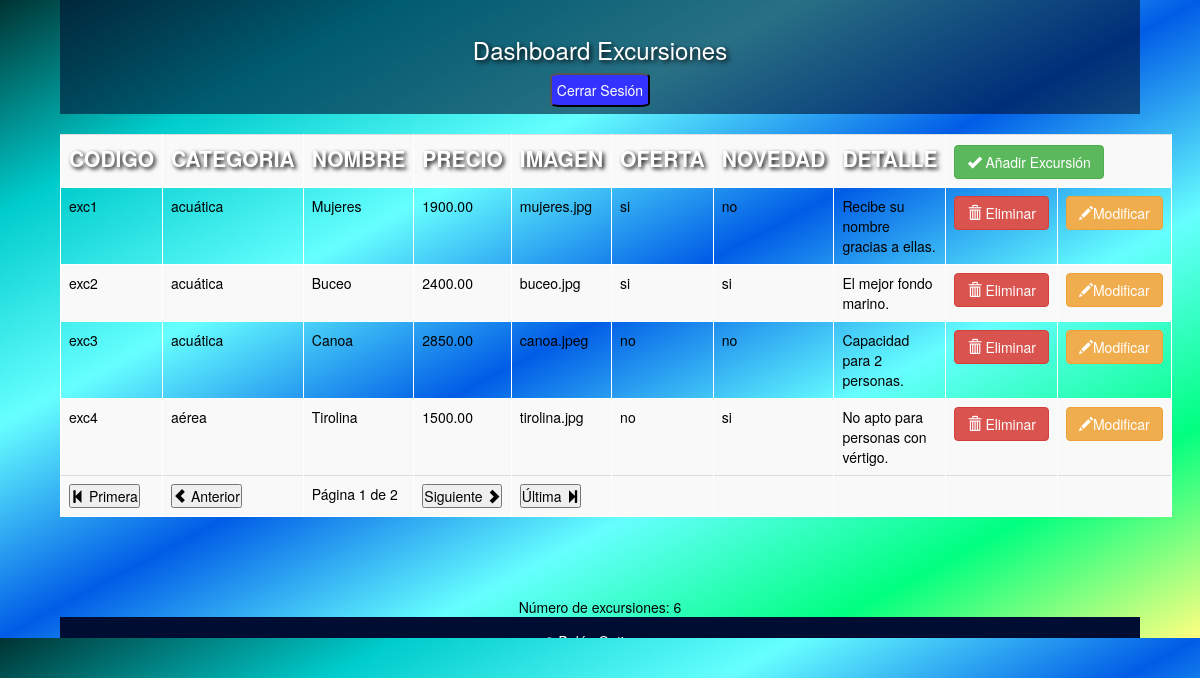
The page /administracion/index.php (signed in) on the database its author committed.
### tables this page shows
CREATE TABLE `excursiones` (
  `codigo` varchar(5) NOT NULL,
  `categoria` varchar(30) NOT NULL,
  `nombre` varchar(60) NOT NULL,
  `precio` decimal(9,2) NOT NULL,
  `imagen` varchar(20) NOT NULL,
  `oferta` varchar(2) NOT NULL,
  `novedad` varchar(2) NOT NULL,
  `detalle` varchar(300) NOT NULL
);

### administracion/index.php (the view, shortened to what this page needs)
<!DOCTYPE html>
<html>
    <head>
        <link href="../css/estilo.css" rel="stylesheet" type="text/css" />
        <link href="../css/bootstrap.min.css" rel="stylesheet">
    </head>
    <body>
        <div id="container">
            <div id="header">
                <h3 class="text-center">Dashboard Excursiones</h3>
                <form action="../index.php" method="post">
                    <input class="volver" type="submit" value="Cerrar Sesión">
                </form>
            </div>
            <div id="content">
                <?php
                include "conexion.php";
                $sentencia = "SELECT codigo, categoria, nombre, precio, imagen, oferta, novedad, detalle FROM excursiones ";
                $excursiones = $conexion->query($sentencia);
                $numExcursiones = $excursiones->rowCount();
                $numPaginas = floor(abs($numExcursiones - 1) / 4) + 1;
                $sentencia = "SELECT codigo, categoria, nombre, precio, imagen, oferta, novedad, detalle FROM excursiones ORDER BY codigo LIMIT " . (($_SESSION['pagina'] - 1) * 4) . ", 4";
                $excursiones = $conexion->query($sentencia);
                ?>
                <table  class="table table-striped">
                    <tr>
                        <th>CODIGO</th>
                        <th>CATEGORIA</th>
                        <th>NOMBRE</th>
                        <th>PRECIO</th>
                        <th>IMAGEN</th>
                        <th>OFERTA</th>
                        <th>NOVEDAD</th>
                        <th>DETALLE</th>
                        <th colspan="2"><form action="nuevaExcursion.php" method="post">
                                <button type="submit" class="btn btn-success">
                                    <span class="glyphicon glyphicon-ok"></span> Añadir Excursión
                                </button>
                            </form></th>
                    </tr>
                    <?php
                    while ($articulo = $excursiones->fetchObject()) {
                        ?>
                        <tr>
                            <td><?= $articulo->codigo ?></td>
                            <td><?= $articulo->categoria ?></td>
                            <td><?= $articulo->nombre ?></td>
                            <td><?= $articulo->precio ?></td>
                            <td><?= $articulo->imagen ?></td>
                            <td><?= $articulo->oferta ?></td>
                            <td><?= $articulo->novedad ?></td>
                            <td><?= $articulo->detalle ?></td>
                            <td>
                                <form action="eliminar.php" method="post">
                                    <button type="submit" class="btn btn-danger">
                                        <span class="glyphicon glyphicon-trash"></span> Eliminar
                                    </button>
                                </form>
                            </td>
                            <td>
                                <form action="modificar.php" method="post">
                                    <button type="submit" class="btn btn-warning">
                                        <span class="glyphicon glyphicon-pencil"></span>Modificar
                                    </button>
                                </form>
                            </td>
                        </tr>
                        <?php
                    }
                    ?>
                    <tr>
                        <td>
                            <form action="#" method="post">
                                <button type="submit" name="pagina" value="primera">
                                    <span class="glyphicon glyphicon-step-backward"></span>
                                    Primera
                                </button>
                            </form>
                        </td>
                        <td>
                            <form action="#" method="post">
                                <button type="submit" name="pagina" value="anterior">
                                    <span class="glyphicon glyphicon-chevron-left"></span>
                                    Anterior
                                </button>
                            </form>
                        </td>
                        <td>Página <?= $_SESSION['pagina'] ?> de <?= $numPaginas ?></td>
                        <td>
                            <form action="#" method="post">
                                <button type="submit" name="pagina" value="siguiente">
                                    Siguiente
                                    <span class="glyphicon glyphicon-chevron-right"></span>
                                </button>
                            </form>
                        </td>
                        <td>
                            <form action="#" method="post">
                                <button type="submit" name="pagina" value="ultima">
                                    Última
                                    <span class="glyphicon glyphicon-step-forward"></span>
                                </button>
                            </form>
                        </td>
                        <td></td><td></td><td></td><td></td><td></td>
                    </tr>
                </table>
                <br><br><br>
                Número de excursiones: <?= $numExcursiones ?>
            </div>
            <div id="footer" class="text-center">
                © Belén Gutierrez
            </div>
        </div>
    </body>
</html>

### css/estilo.css (style rules this page uses)
* { margin: 0px; padding: 0px; }
body { background: #005ce6; background: -webkit-linear-gradient(left top, #003333, #00cccc, #66ffff, #005ce6, #66ffff, #00ff80, #ffff80); background: -o-linear-gradient(bottom right, #003333, #00cccc, #66ffff, #005ce6, #66ffff, #00ff80, #ffff80); background: -moz-linear-gradient(bottom right, #003333, #00cccc, #66ffff, #005ce6, #66ffff, #00ff80, #ffff80); background: linear-gradient(to bottom right, #003333, #00cccc, #66ffff, #005ce6, #66ffff, #00ff80, #ffff80); text-align: justify; font-family: Tahoma, Geneva, sans-serif; font-size: 18px; color: #fff; height: 45.6em; }
#container { margin: 0 auto; height: inherit; width: 100%; overflow-y: scroll; }
#header { width: 90%; margin: auto; padding: .5em 0; background: rgba(0, 17, 51, 0.6); text-align: center; color: white; text-shadow: black 0.1em 0.1em 0.2em; }
#content { width: 90%; margin: 0px auto; clear: left; text-align: center; font-size: 1em; color: #000; }
#content h2, h3 { text-shadow: black 0.1em 0.1em 0.2em; color:#fff; font-size: 2em; margin: 0 0 .5em; padding-top: 10px; }
table { width: 80%; margin: 20px auto; border: 1px solid white; border-collapse:collapse; padding: 10px; text-align: left; }
th { color: #fff; padding: 20px; font-size: 1.5em; text-shadow: black 0.1em 0.1em 0.2em; border: 1px solid white; }
td { padding: 10px; border: 1px solid white; }
#footer { clear: both; color: white; background-color: #000d33; text-align: center; text-shadow: black 0.1em 0.1em 0.2em; padding: 1em 0; margin: auto; width: 90%; }
.compra, .detalle, .volver { background-color: #3333ff; color: #fff; }
input { padding: 5px; border-radius: 10%; }

### rows shown on the page
excursiones: codigo "exc1", categoria "acuática", nombre "Mujeres", precio "1900.00", imagen "mujeres.jpg", oferta "si", novedad "no", detalle "Recibe su nombre gracias a ellas."
excursiones: codigo "exc2", categoria "acuática", nombre "Buceo", precio "2400.00", imagen "buceo.jpg", oferta "si", novedad "si", detalle "El mejor fondo marino."
excursiones: codigo "exc3", categoria "acuática", nombre "Canoa", precio "2850.00", imagen "canoa.jpeg", oferta "no", novedad "no", detalle "Capacidad para 2 personas."
excursiones: codigo "exc4", categoria "aérea", nombre "Tirolina", precio "1500.00", imagen "tirolina.jpg", oferta "no", novedad "si", detalle "No apto para personas con vértigo."

### other values the page prints
$_SESSION['pagina'] "1"
$numPaginas "2"
$numExcursiones "6"
